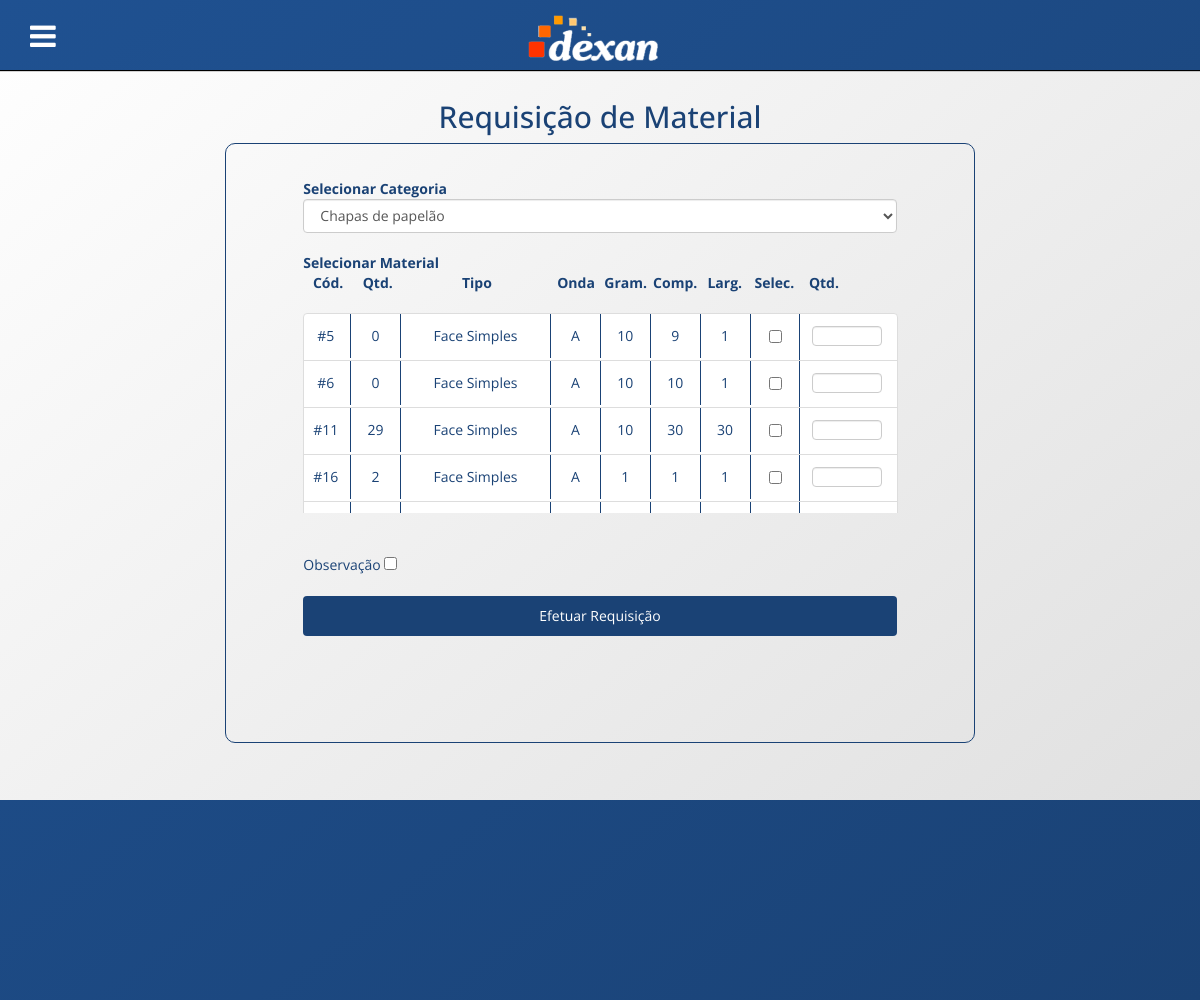
The app's page /requisicao.php (signed in), older data.
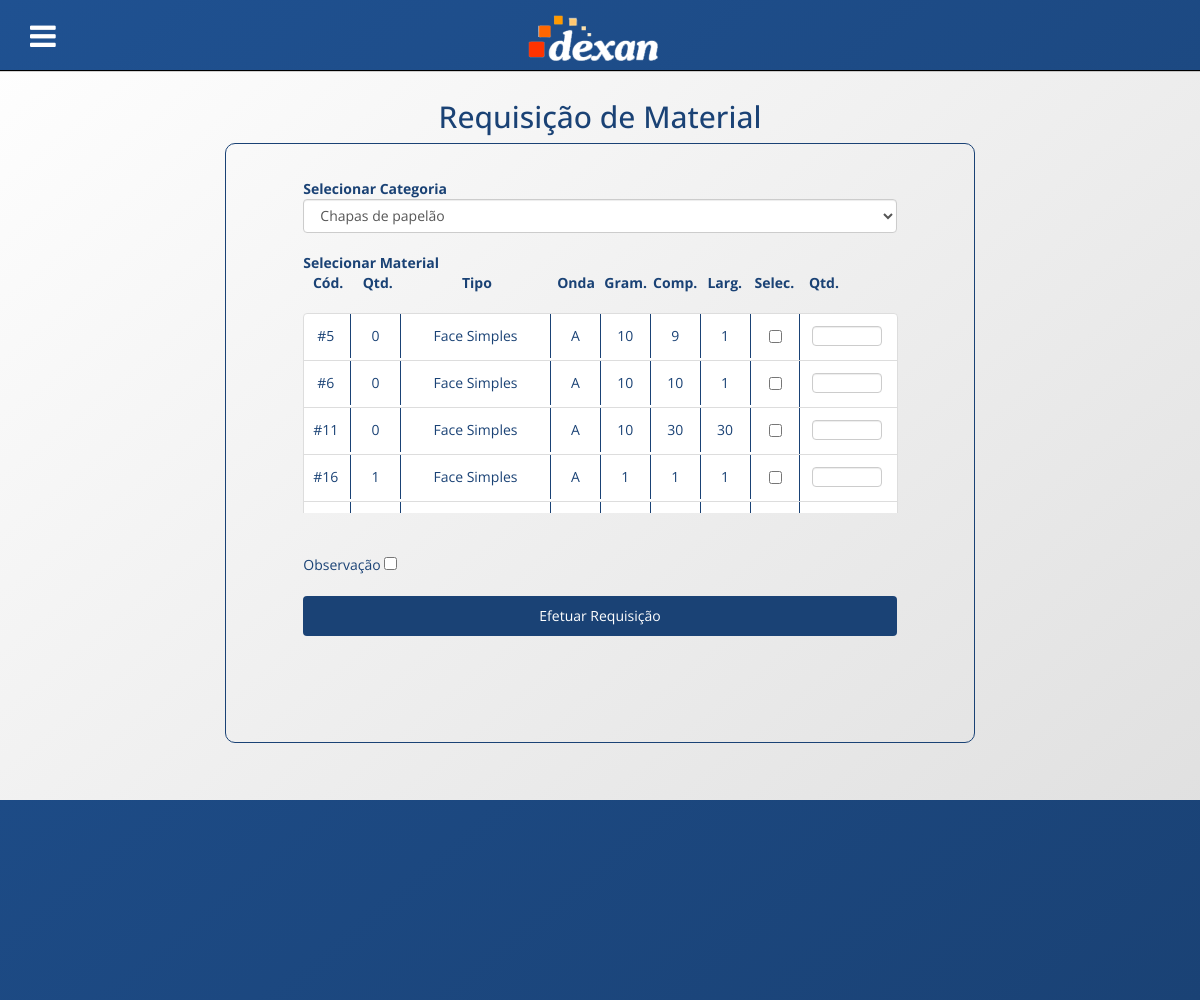
The same page, newer data.
### tables this page shows
CREATE TABLE `chapas` (
  `cod_material` int(11) NOT NULL,
  `cod_tipo_onda` int(11) NOT NULL,
  `cod_tipo_papelao` int(11) NOT NULL,
  `gramatura` float NOT NULL,
  `comprimento` float NOT NULL,
  `largura` float NOT NULL
);

CREATE TABLE `materiais` (
  `cod` int(11) NOT NULL,
  `quantidade` int(11) NOT NULL
);

CREATE TABLE `tipos_papelao` (
  `cod` int(11) NOT NULL,
  `tipo` varchar(20) NOT NULL
);

CREATE TABLE `tipos_onda` (
  `cod` int(11) NOT NULL,
  `tipo` varchar(20) NOT NULL,
  `espessura` varchar(20) NOT NULL,
  `numondas_10cm` varchar(20) NOT NULL
);

### db/database.php (called while the page is built, shortened)
<?php
function db_connect() {
    static $connection;
    if (!isset($connection)) {
        $db_host = 'localhost';
        $db_user = 'root';
        $db_password = '';
        $db_name = 'dexan_estoque';
        $connection = mysqli_connect($db_host, $db_user, $db_password, $db_name);
    }
    return $connection;
}
function db_query($query) {
    $connection = db_connect();
    return mysqli_query($connection, $query);
}
function db_select($query) {
    $rows = array();
    $result = db_query($query);
    while ($row = mysqli_fetch_assoc($result))
        $rows[] = $row;
    return $rows;
}
?>

### requisicao.php (the view, shortened to what this page needs)
<?php
include 'header.php';
?>
<section class="home container" id="consultarEstoque">
  <div class="row">
      <div class="col-sm-6 col-sm-offset-3">
        <h2>
			Requisição de Material
        </h2>
      </div>
  </div>
  <div class="row">
  	<div class="col-sm-8 col-sm-offset-2">
  		<form action="webservice/requisicao.php" method="POST" class="boxCadastro">
  			<br>
  			<div class="row">
  				<div class="col-sm-10 col-sm-offset-1">
  					<b>Selecionar Categoria</b>
  					<select name="tipo_material" class="form-control" id="tipoMaterial">
  						<option value="chapa">Chapas de papelão</option>
  					</select>
  				</div>
  			</div>
			<br>
            <div id="listaChapas">
                <div class="row">
					<div class="col-sm-10 col-sm-offset-1">
	  					<b>Selecionar Material</b>
						<div class="row cabecalhoEstoque">
                        <div class="col-md-1">Cód.</div>
						<div class="col-md-1">Qtd.</div>
						<div class="col-md-3">Tipo</div>
						<div class="col-md-1">Onda</div>
						<div class="col-md-1">Gram.</div>
						<div class="col-md-1">Comp.</div>
						<div class="col-md-1">Larg.</div>
						<div class="col-md-1">Selec.</div>
                        <div class="col-md-1">Qtd.</div>
						</div>
	  				</div>
                    <div class="listaEstoque1 col-lg-10 col-lg-offset-1" id="chapasDePapelao">
                        <ul class="list-group">
                            <?php
                                $rows = db_select("SELECT
                                                        materiais.quantidade AS materiais_quantidade,
                                                        tipos_papelao.tipo AS tipos_papelao_tipo,
                                                        tipos_onda.tipo AS tipos_onda_tipo,
                                                        chapas.gramatura AS chapas_gramatura,
                                                        chapas.comprimento AS chapas_comprimento,
                                                        chapas.largura AS chapas_largura,
                                                        materiais.cod AS materiais_cod
                                                    FROM chapas, materiais, tipos_onda, tipos_papelao
                                                    WHERE chapas.cod_material = materiais.cod
                                                        AND tipos_onda.cod = chapas.cod_tipo_onda
                                                        AND tipos_papelao.cod = chapas.cod_tipo_papelao");
                                foreach ($rows as $row) {
                                    echo "<li class=\"list-group-item\">
                                            <div class=\"row tipoMaterial\">
                                                <div class=\"col-lg-1\">#$row[materiais_cod]</div>
                                                <div class=\"col-lg-1\">$row[materiais_quantidade]</div>
                                                <div class=\"col-lg-3\">$row[tipos_papelao_tipo]</div>
                                                <div class=\"col-lg-1\">$row[tipos_onda_tipo]</div>
                                                <div class=\"col-lg-1\">$row[chapas_gramatura]</div>
                                                <div class=\"col-lg-1\">$row[chapas_comprimento]</div>
                                                <div class=\"col-lg-1\">$row[chapas_largura]</div>
                                                <div class=\"col-lg-1\">
                                                    <input type=\"checkbox\" name=\"cod_selecionados[]\" value=\"$row[materiais_cod]\">
                                                </div>
                                                <div class=\"col-lg-1 tipoMaterialLast\">
                                                    <input class=\"form-control quantidadeMaterial\" type=\"text\" name=\"quantidade[$row[materiais_cod]]\" value=\"\">
                                                </div>
                                            </div>
                                        </li>";
                                }
                            ?>
                        </ul>
                    </div>
                </div>
				<br>
            </div>
			<div class="row">
				<br>
				<div class="col-md-5 col-md-offset-1">
				    Observação
                    <input type="checkbox" name="add_campo_observacao" id="addCampoObservacao">
				</div>
			</div>
			<div class="row">
                <div class="col-sm-10 col-md-offset-1">
				</div>
			</div>
			<div class="row">
				<br>
				<div class="col-sm-10 col-sm-offset-1">
					<button type="submit" name="requisitar" class="btn btn-cadastrarMaterial">Efetuar Requisição</button>
				</div>
			</div>
            <br>
			<div class="row">
				<div class="col-sm-10 col-sm-offset-1">
				</div>
			</div>
  	</div>
  </div>
</section>
<?php
include 'footer.php';
?>

### header.php (shortened to what this page needs)
<!DOCTYPE html>
<html ng-app>
<head>
	<link rel="stylesheet" href="css/bootstrap.min.css">
	<link rel="stylesheet" href="font-awesome/css/font-awesome.min.css">
	<link rel="stylesheet" href="css/style.css">
</head>
<body>
<div id="main">
	<nav class="navbar navbar-default">
		<div class="container-fluid">
			<div class="col-xs-1 menu-icon">
				<a class="navbar-menu" href="#home">
					<span class="menu-icon"  onclick="openNav()">
						<?php
						if (!isset($_SESSION['logado'])) {
						?>
							<i class="fa fa-lock" aria-hidden="true"></i>
						<?php
						} else {
						?>
							<i class="fa fa-bars" aria-hidden="true"></i>
						<?php
						}
						?>
					</span>
				</a>
			</div>
			<div class="navbar-header">
				<a class="" href="home.php">
					<img alt="Brand" class="navbar-brand" src="img/logo1.png">
				</a>
			</div>
		</div>
	</nav>

### footer.php
</div>
<footer>
    <div class="row">
        <div class="col-md-12 social-icons">
            <br>
            <p style="color: rgba(255, 255, 255, 0.5);">Desenvolvido por:</p>
            <a class="" href="#">
                <img alt="Brand" class="brand-footer" src="img/logoTBGC.png">
            </a>
        </div>
    </div>
</footer>
</body>
</html>

### css/style.css (style rules this page uses)
body { font-family: 'Open Sans', sans-serif; background: linear-gradient(to bottom right, #fff, #ddd) fixed no-repeat; color: #1A4275; }
.navbar.navbar-default { border-radius: 0px; border: 0; color: white; height: 70px; position: fixed; z-index: 1; width: 100%; background: linear-gradient(to bottom right, #1F5191, #1A4275) fixed no-repeat; box-shadow: 0px 1px 1px black; }
.navbar-header { float: left; margin-top: -60px; text-align: center; width: 100%; }
.navbar-brand { float:none; }
.navbar-brand { padding: 2px; }
.col-xs-1.menu-icon { padding: 15px; }
.menu-icon { font-size:30px; cursor:pointer; color: #FFF; }
.home.container { text-align: center; padding-top: 80px; height: 800px; }
#main { transition: margin-left .5s; }
footer { height: 200px; background: linear-gradient(to bottom right, #1F5191, #1A4275) fixed no-repeat; color: white; padding: 2%; }
.social-icons { text-align: center; }
.brand-footer { width: 8%; }
.boxCadastro { text-align: left; height: 600px; border: 1px solid #1A4275; border-radius: 10px; padding: 2%; }
.btn-cadastrarMaterial { color: #fff; background-color: #1A4275; width: 100%; height: 40px; position: absolute bottom; }
.tipoMaterial div { text-align: center; border-right: 1px solid #1A4275; padding: 2%; }
.tipoMaterial div.tipoMaterialLast { border: 0; padding: 2%; }
.tipoMaterial input.quantidadeMaterial { width: 70px; height: 20px; }
li.list-group-item { padding: 0 2%; }
.cabecalhoEstoque { text-align: center; width: 595px; margin: 0; }
.cabecalhoEstoque div { font-weight: bold; padding: 0; }
.listaEstoque1 { width: 625px; margin-top: 20px; max-height: 200px; overflow-y:auto; }

Row changes from the older to the newer data that the page shows:
changed through a linked row, chapas id 11: cod_material.quantidade "29" → "0"
changed through a linked row, chapas id 16: cod_material.quantidade "2" → "1"
